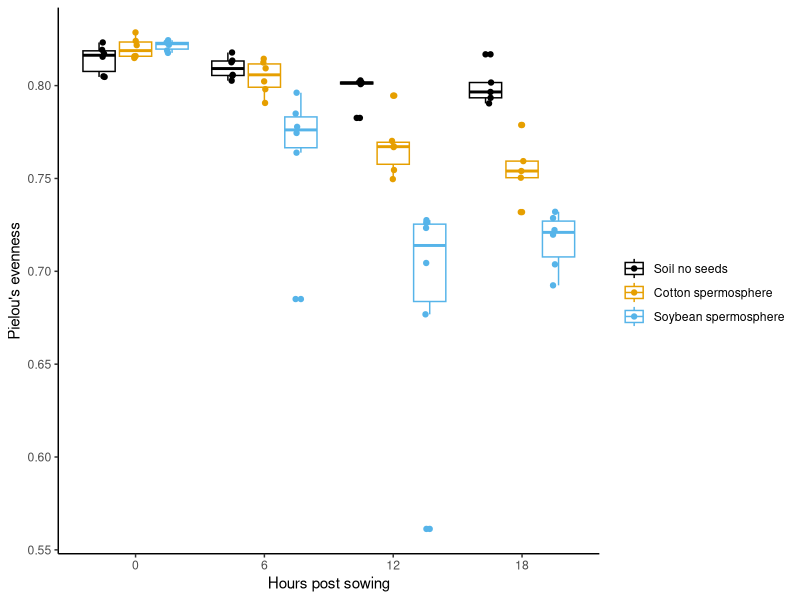
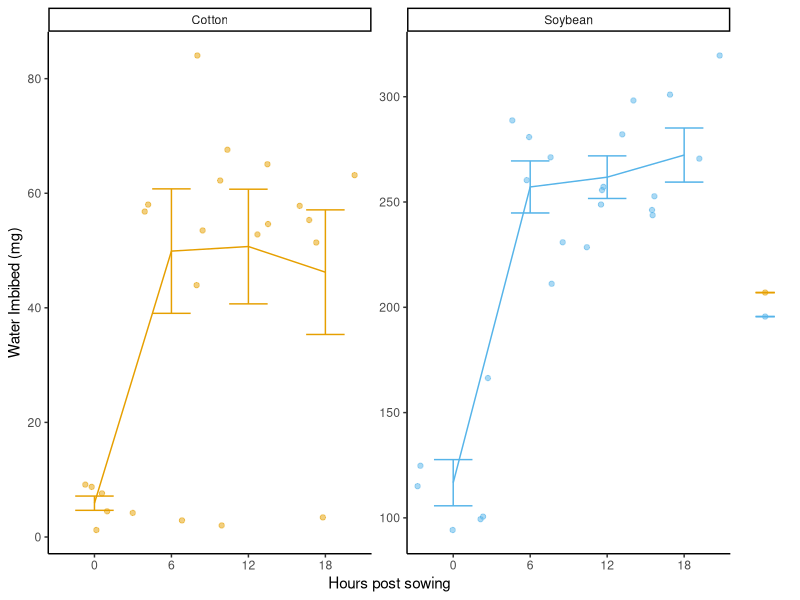
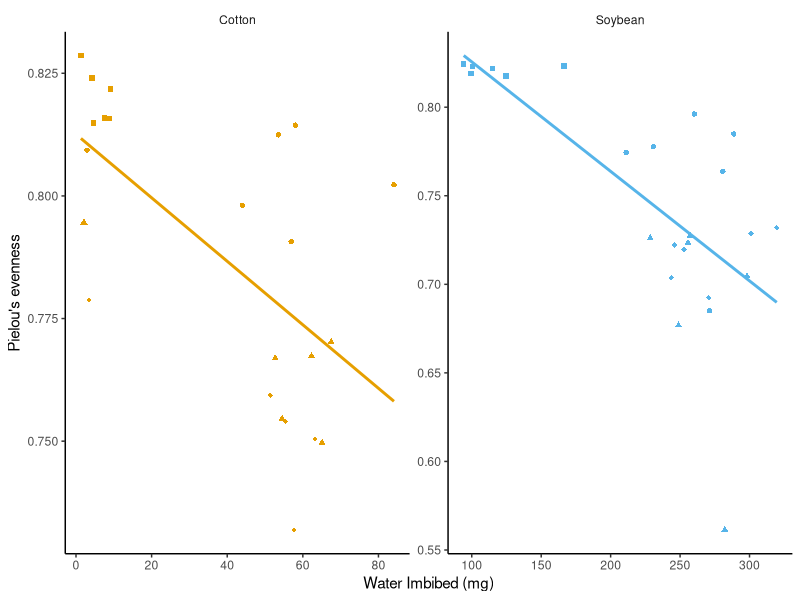
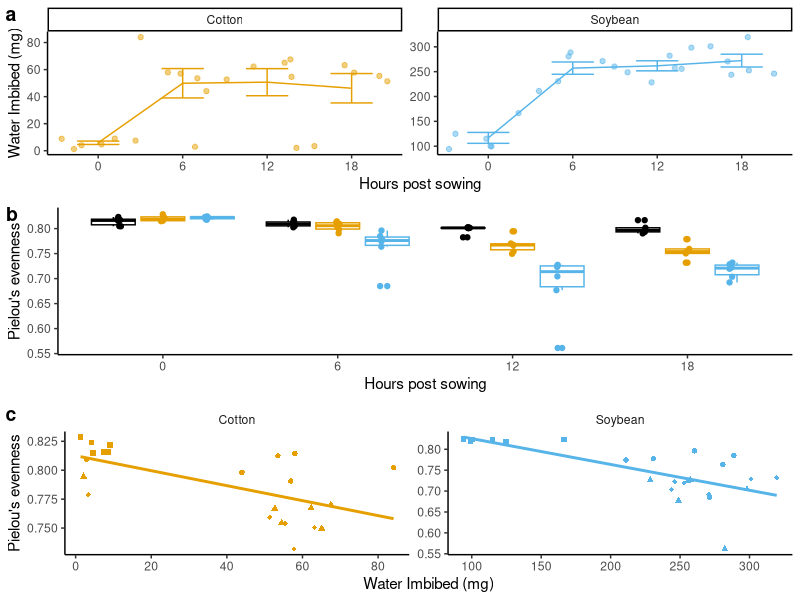
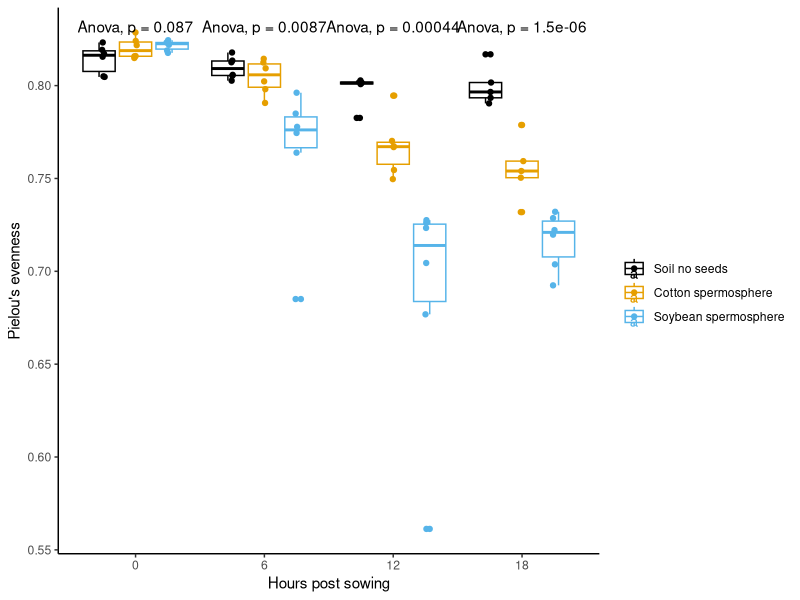
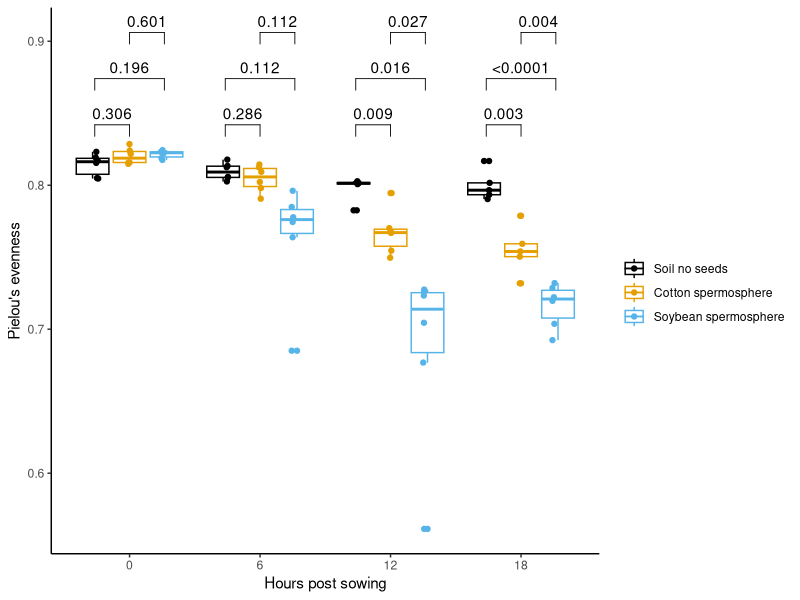
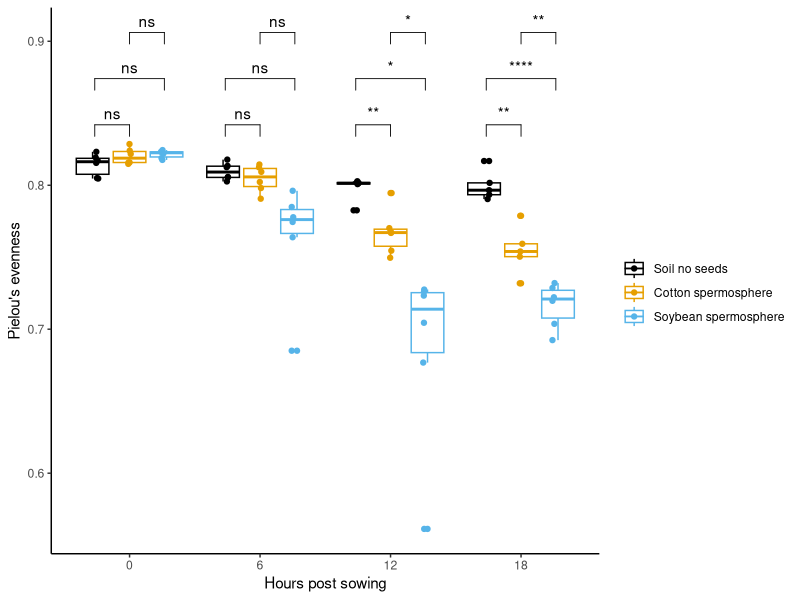
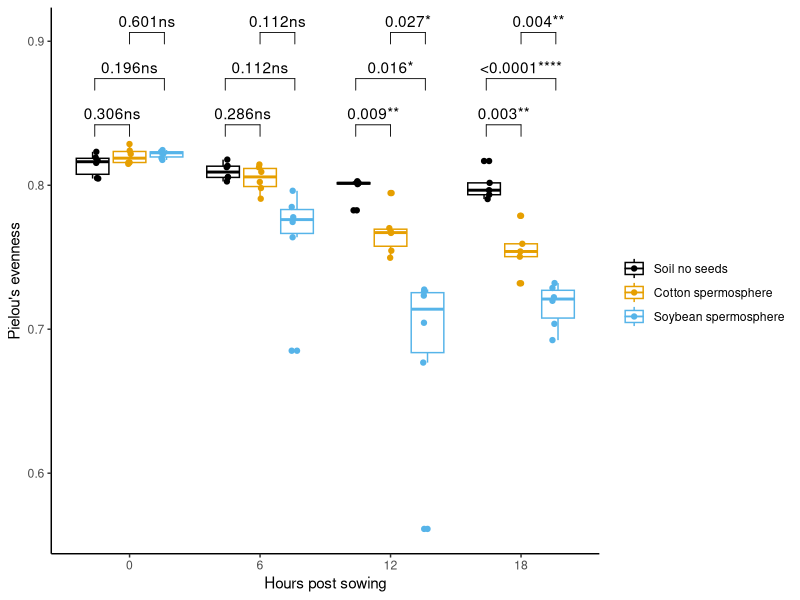

These figures' R source, in order:
library(tidyverse)
library(ggpubr)
library(ggrepel)
#COLOR PALETTE
cbbPalette <- c("#000000", "#E69F00", "#56B4E9", "#009E73", "#F0E442", "#0072B2", "#D55E00", "#CC79A7")

#LOAD DATA 
sample.data.bac <- read.csv("BacterialAlpha.csv", na.strings = "na")
sample.data.bac
#changing these to factor
sample.data.bac$Time_Point<- as.factor(sample.data.bac$Time_Point)
sample.data.bac$Crop<- as.factor(sample.data.bac$Crop)
#levels for factor
sample.data.bac$Crop <- factor(sample.data.bac$Crop, levels = c("Soil", "Cotton", "Soybean"))
 
str(sample.data.bac)


# creating figure , plot ONE B
bac.even <- ggplot(sample.data.bac, aes(x = Time_Point, y = even, color = Crop)) +
  geom_boxplot(position = position_dodge(0.85)) + 
  geom_point(position = position_jitterdodge(0.05)) +  
  ylab("Pielou's evenness") +  
  xlab("Hours post sowing") + 
  scale_color_manual(values = cbbPalette, name = "", labels = c("Soil no seeds", "Cotton spermosphere", "Soybean spermosphere")) +
  theme_classic()
bac.even
 # PLOT 2- A

sample.data.bac.nosoil <- subset(sample.data.bac, Crop != "Soil")

water.imbibed <- ggplot(sample.data.bac.nosoil, aes(Time_Point, 1000 * Water_Imbibed, color = Crop)) +  # Define aesthetics: x-axis as Time.Point, y-axis as Water_Imbibed (converted to mg), and color by Crop
  geom_jitter(width = 0.5, alpha = 0.5) +  # Add jittered points to show individual data points with some transparency
  stat_summary(fun = mean, geom = "line", aes(group = Crop)) +  # Add lines representing the mean value for each Crop group
  stat_summary(fun.data = mean_se, geom = "errorbar", width = 0.5) +  # Add error bars representing the standard error of the mean
  xlab("Hours post sowing") +  # Label the x-axis
  ylab("Water Imbibed (mg)") +  # Label the y-axis
  scale_color_manual(values = c(cbbPalette[[2]], cbbPalette[[3]]), name = "", labels = c("", "")) +  # Manually set colors for the Crop variable
  theme_classic() +  # Use a classic theme for the plot
  #theme(strip.background = element_blank(), legend.position = "none") +  # Customize theme: remove strip background and position legend to the right
  facet_wrap(~Crop, scales = "free")  # Create separate panels for each Crop, allowing free scales
water.imbibed


# PLOT 3-C 

water.imbibed.cor <- ggplot(sample.data.bac.nosoil, aes(y = even, x = 1000 * Water_Imbibed, color = Crop)) +  # Define aesthetics: y-axis as even, x-axis as Water_Imbibed (converted to mg), and color by Crop
  geom_point(aes(shape = Time_Point)) +  # Add points with different shapes based on Time.Point
  geom_smooth(se = FALSE, method = lm) +  # Add a linear model smooth line without confidence interval shading, TREND LINE
  xlab("Water Imbibed (mg)") +  # Label the x-axis
  ylab("Pielou's evenness") +  # Label the y-axis
  scale_color_manual(values = c(cbbPalette[[2]], cbbPalette[[3]]), name = "", labels = c("Cotton", "Soybean")) +  # Manually set colors for the Crop variable
  scale_shape_manual(values = c(15, 16, 17, 18), name = "", labels = c("0 hrs", "6 hrs", "12 hrs", "18 hrs")) +  # WE CAN CHECK THE SHAPES FROM THE GOOGLE, NUMBER REPRESENT THE DIFFERENT SHAPES,  Manually set shapes for the Time.Point variable
  theme_classic() +  # Use a classic theme for the plot
  theme(strip.background = element_blank(), legend.position = "none") +
  facet_wrap(~Crop, scales = "free")  # Create separate panels for each Crop, allowing free scales

water.imbibed.cor


# JUST LIKE PAPER, STITCHING ALL FIGURES IN ONE, Arrange multiple ggplot objects into a single figure
figure2 <- ggarrange(
  water.imbibed,  # First plot: water.imbibed
  bac.even,  # Second plot: bac.even
  water.imbibed.cor,  # Third plot: water.imbibed.cor
  labels = "auto",  # Automatically label the plots (A, B, C, etc.)
  nrow = 3,  # Arrange the plots in 3 rows
  ncol = 1,  # Arrange the plots in 1 column
  legend = FALSE  # Do not include a legend in the combined figure
)
figure2

# intergrate stat in ggplot
#anova type design
bac.even + 
  stat_compare_means(method = "anova") # apply an anova to the groups
# add pvalue
bac.even + 
  geom_pwc(aes(group = Crop), method = "t_test", label = "p.adj.format")
#add significant or non significant 
bac.even + 
  geom_pwc(aes(group = Crop), method = "t_test", label = "p.adj.signif")
# we can also do both 
bac.even + 
  geom_pwc(aes(group = Crop), method = "t_test", label = "{p.adj.format}{p.adj.signif}")
# adds correlation
water.imbibed.cor + 
  stat_cor()
# add regression line
water.imbibed.cor + 
  stat_cor(label.y = 0.7) +
  stat_regline_equation()


#reading new file
diff.abund <- read.csv("diff_abund.csv")

str(diff.abund)

#make volcano plot
diff.abund$log10_pvalue <- -log10(diff.abund$p_CropSoybean)
diff.abund.label <- diff.abund[diff.abund$log10_pvalue > 30,]

ggplot() + 
  geom_point(data = diff.abund, aes(x = lfc_CropSoybean, y = log10_pvalue, color = diff_CropSoybean)) + 
  theme_classic() + 
  geom_text_repel(data = diff.abund.label, aes(x = lfc_CropSoybean, y = log10_pvalue, color = diff_CropSoybean, label = Label))
 # makiing plot look better
volcano <- ggplot() + 
  geom_point(data = diff.abund, aes(x = lfc_CropSoybean, y = log10_pvalue, color = diff_CropSoybean)) + 
  geom_text_repel(data = diff.abund.label, aes(x = lfc_CropSoybean, y = log10_pvalue, color = diff_CropSoybean, label = Label)) + 
  scale_color_manual(values = cbbPalette, name = "Significant") +
  theme_classic() + 
  xlab("Log fold change Soil vs. Soybean") +
  ylab("-log10 p-value")
volcano

# emphasizing certain points
volcano <- ggplot() + 
  geom_point(data = diff.abund, aes(x = lfc_CropSoybean, y = log10_pvalue)) + 
  geom_point(data = diff.abund.label, aes(x = lfc_CropSoybean, y = log10_pvalue), color = "red", shape = 17, size = 4) +
  geom_text_repel(data = diff.abund.label, aes(x = lfc_CropSoybean, y = log10_pvalue, label = Label), color = "red") + 
  theme_classic() + 
  xlab("Log fold change Soil vs. Soybean") +
  ylab("-log10 p-value")
volcano
